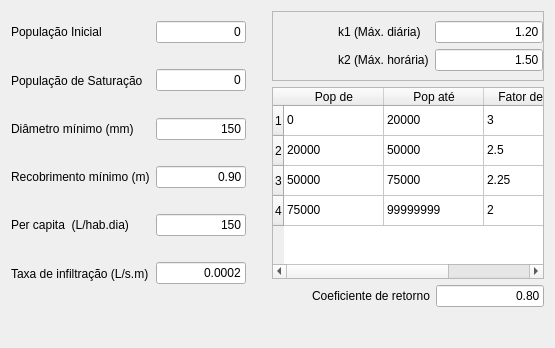
     <widget class="QWidget" name="tabDados">
      <attribute name="title">
       <string>Dados</string>
      </attribute>
      <layout class="QHBoxLayout" name="horizontalLayout_8">
       <item>
        <layout class="QGridLayout" name="gridLayout">
         <item row="0" column="0">
          <widget class="QLabel" name="label_16">
           <property name="sizePolicy">
            <sizepolicy hsizetype="Expanding" vsizetype="MinimumExpanding">
             <horstretch>0</horstretch>
             <verstretch>0</verstretch>
            </sizepolicy>
           </property>
           <property name="maximumSize">
            <size>
             <width>180</width>
             <height>16777215</height>
            </size>
           </property>
           <property name="text">
            <string>População Inicial</string>
           </property>
          </widget>
         </item>
         <item row="0" column="1">
          <widget class="QLineEdit" name="Txt_popini">
           <property name="sizePolicy">
            <sizepolicy hsizetype="Preferred" vsizetype="Fixed">
             <horstretch>0</horstretch>
             <verstretch>0</verstretch>
            </sizepolicy>
           </property>
           <property name="minimumSize">
            <size>
             <width>60</width>
             <height>0</height>
            </size>
           </property>
           <property name="maximumSize">
            <size>
             <width>90</width>
             <height>16777215</height>
            </size>
           </property>
           <property name="text">
            <string>0</string>
           </property>
           <property name="alignment">
            <set>Qt::AlignRight|Qt::AlignTrailing|Qt::AlignVCenter</set>
           </property>
           <property name="placeholderText">
            <string/>
           </property>
          </widget>
         </item>
         <item row="1" column="0">
          <widget class="QLabel" name="label_18">
           <property name="sizePolicy">
            <sizepolicy hsizetype="Expanding" vsizetype="MinimumExpanding">
             <horstretch>0</horstretch>
             <verstretch>0</verstretch>
            </sizepolicy>
           </property>
           <property name="maximumSize">
            <size>
             <width>180</width>
             <height>16777215</height>
            </size>
           </property>
           <property name="text">
            <string>População de Saturação</string>
           </property>
          </widget>
         </item>
         <item row="1" column="1">
          <widget class="QLineEdit" name="Txt_popfim">
           <property name="sizePolicy">
            <sizepolicy hsizetype="Preferred" vsizetype="Fixed">
             <horstretch>0</horstretch>
             <verstretch>0</verstretch>
            </sizepolicy>
           </property>
           <property name="minimumSize">
            <size>
             <width>60</width>
             <height>0</height>
            </size>
           </property>
           <property name="maximumSize">
            <size>
             <width>90</width>
             <height>16777215</height>
            </size>
           </property>
           <property name="text">
            <string>0</string>
           </property>
           <property name="alignment">
            <set>Qt::AlignRight|Qt::AlignTrailing|Qt::AlignVCenter</set>
           </property>
           <property name="placeholderText">
            <string/>
           </property>
          </widget>
         </item>
         <item row="2" column="0">
          <widget class="QLabel" name="label_13">
           <property name="sizePolicy">
            <sizepolicy hsizetype="Expanding" vsizetype="MinimumExpanding">
             <horstretch>0</horstretch>
             <verstretch>0</verstretch>
            </sizepolicy>
           </property>
           <property name="maximumSize">
            <size>
             <width>180</width>
             <height>16777215</height>
            </size>
           </property>
           <property name="text">
            <string>Diâmetro mínimo (mm)</string>
           </property>
          </widget>
         </item>
         <item row="3" column="1">
          <widget class="QLineEdit" name="Txt_rec_min">
           <property name="sizePolicy">
            <sizepolicy hsizetype="Preferred" vsizetype="Fixed">
             <horstretch>0</horstretch>
             <verstretch>0</verstretch>
            </sizepolicy>
           </property>
           <property name="minimumSize">
            <size>
             <width>60</width>
             <height>0</height>
            </size>
           </property>
           <property name="maximumSize">
            <size>
             <width>90</width>
             <height>16777215</height>
            </size>
           </property>
           <property name="text">
            <string>0.90</string>
           </property>
           <property name="alignment">
            <set>Qt::AlignRight|Qt::AlignTrailing|Qt::AlignVCenter</set>
           </property>
           <property name="placeholderText">
            <string/>
           </property>
          </widget>
         </item>
         <item row="4" column="0">
          <widget class="QLabel" name="label_12">
           <property name="sizePolicy">
            <sizepolicy hsizetype="Expanding" vsizetype="MinimumExpanding">
             <horstretch>0</horstretch>
             <verstretch>0</verstretch>
            </sizepolicy>
           </property>
           <property name="maximumSize">
            <size>
             <width>180</width>
             <height>16777215</height>
            </size>
           </property>
           <property name="text">
            <string>Per capita  (L/hab.dia)</string>
           </property>
          </widget>
         </item>
         <item row="2" column="1">
          <widget class="QLineEdit" name="Txt_diametro">
           <property name="sizePolicy">
            <sizepolicy hsizetype="Preferred" vsizetype="Fixed">
             <horstretch>0</horstretch>
             <verstretch>0</verstretch>
            </sizepolicy>
           </property>
           <property name="minimumSize">
            <size>
             <width>60</width>
             <height>0</height>
            </size>
           </property>
           <property name="maximumSize">
            <size>
             <width>90</width>
             <height>16777215</height>
            </size>
           </property>
           <property name="text">
            <string>150</string>
           </property>
           <property name="alignment">
            <set>Qt::AlignRight|Qt::AlignTrailing|Qt::AlignVCenter</set>
           </property>
           <property name="placeholderText">
            <string/>
           </property>
          </widget>
         </item>
         <item row="4" column="1">
          <widget class="QLineEdit" name="Txt_percapita">
           <property name="sizePolicy">
            <sizepolicy hsizetype="Preferred" vsizetype="Fixed">
             <horstretch>0</horstretch>
             <verstretch>0</verstretch>
            </sizepolicy>
           </property>
           <property name="minimumSize">
            <size>
             <width>60</width>
             <height>0</height>
            </size>
           </property>
           <property name="maximumSize">
            <size>
             <width>90</width>
             <height>16777215</height>
            </size>
           </property>
           <property name="text">
            <string>150</string>
           </property>
           <property name="alignment">
            <set>Qt::AlignRight|Qt::AlignTrailing|Qt::AlignVCenter</set>
           </property>
           <property name="placeholderText">
            <string/>
           </property>
          </widget>
         </item>
         <item row="5" column="0">
          <widget class="QLabel" name="label_7">
           <property name="sizePolicy">
            <sizepolicy hsizetype="Expanding" vsizetype="MinimumExpanding">
             <horstretch>0</horstretch>
             <verstretch>0</verstretch>
            </sizepolicy>
           </property>
           <property name="maximumSize">
            <size>
             <width>180</width>
             <height>16777215</height>
            </size>
           </property>
           <property name="text">
            <string>Taxa de infiltração (L/s.m)</string>
           </property>
          </widget>
         </item>
         <item row="5" column="1">
          <widget class="QLineEdit" name="Txt_CoefInf">
           <property name="sizePolicy">
            <sizepolicy hsizetype="Preferred" vsizetype="Fixed">
             <horstretch>0</horstretch>
             <verstretch>0</verstretch>
            </sizepolicy>
           </property>
           <property name="minimumSize">
            <size>
             <width>60</width>
             <height>0</height>
            </size>
           </property>
           <property name="maximumSize">
            <size>
             <width>90</width>
             <height>16777215</height>
            </size>
           </property>
           <property name="text">
            <string>0.0002</string>
           </property>
           <property name="alignment">
            <set>Qt::AlignRight|Qt::AlignTrailing|Qt::AlignVCenter</set>
           </property>
           <property name="placeholderText">
            <string/>
           </property>
          </widget>
         </item>
         <item row="3" column="0">
          <widget class="QLabel" name="label_15">
           <property name="sizePolicy">
            <sizepolicy hsizetype="Expanding" vsizetype="MinimumExpanding">
             <horstretch>0</horstretch>
             <verstretch>0</verstretch>
            </sizepolicy>
           </property>
           <property name="maximumSize">
            <size>
             <width>180</width>
             <height>16777215</height>
            </size>
           </property>
           <property name="text">
            <string>Recobrimento mínimo (m)</string>
           </property>
          </widget>
         </item>
         <item row="6" column="1">
          <spacer name="verticalSpacer_4">
           <property name="orientation">
            <enum>Qt::Vertical</enum>
           </property>
           <property name="sizeHint" stdset="0">
            <size>
             <width>20</width>
             <height>40</height>
            </size>
           </property>
          </spacer>
         </item>
        </layout>
       </item>
       <item>
        <spacer name="horizontalSpacer_4">
         <property name="orientation">
          <enum>Qt::Horizontal</enum>
         </property>
         <property name="sizeType">
          <enum>QSizePolicy::Preferred</enum>
         </property>
         <property name="sizeHint" stdset="0">
          <size>
           <width>20</width>
           <height>20</height>
          </size>
         </property>
        </spacer>
       </item>
       <item>
        <layout class="QVBoxLayout" name="verticalLayout_4">
         <item>
          <widget class="QFrame" name="framek1k2">
           <property name="sizePolicy">
            <sizepolicy hsizetype="MinimumExpanding" vsizetype="Minimum">
             <horstretch>0</horstretch>
             <verstretch>0</verstretch>
            </sizepolicy>
           </property>
           <property name="minimumSize">
            <size>
             <width>0</width>
             <height>60</height>
            </size>
           </property>
           <property name="frameShape">
            <enum>QFrame::StyledPanel</enum>
           </property>
           <property name="frameShadow">
            <enum>QFrame::Raised</enum>
           </property>
           <layout class="QGridLayout" name="gridLayout_2">
            <property name="leftMargin">
             <number>0</number>
            </property>
            <property name="rightMargin">
             <number>0</number>
            </property>
            <item row="0" column="1">
             <widget class="QLabel" name="label">
              <property name="sizePolicy">
               <sizepolicy hsizetype="Preferred" vsizetype="Fixed">
                <horstretch>0</horstretch>
                <verstretch>0</verstretch>
               </sizepolicy>
              </property>
              <property name="minimumSize">
               <size>
                <width>0</width>
                <height>20</height>
               </size>
              </property>
              <property name="text">
               <string>k1 (Máx. diária)</string>
              </property>
              <property name="margin">
               <number>1</number>
              </property>
             </widget>
            </item>
            <item row="0" column="2">
             <widget class="QLineEdit" name="Txt_k1">
              <property name="sizePolicy">
               <sizepolicy hsizetype="Maximum" vsizetype="Fixed">
                <horstretch>0</horstretch>
                <verstretch>0</verstretch>
               </sizepolicy>
              </property>
              <property name="minimumSize">
               <size>
                <width>60</width>
                <height>20</height>
               </size>
              </property>
              <property name="maximumSize">
               <size>
                <width>126</width>
                <height>16777215</height>
               </size>
              </property>
              <property name="text">
               <string>1.20</string>
              </property>
              <property name="alignment">
               <set>Qt::AlignRight|Qt::AlignTrailing|Qt::AlignVCenter</set>
              </property>
              <property name="placeholderText">
               <string/>
              </property>
             </widget>
            </item>
            <item row="1" column="1">
             <widget class="QLabel" name="label_2">
              <property name="sizePolicy">
               <sizepolicy hsizetype="Preferred" vsizetype="Fixed">
                <horstretch>0</horstretch>
                <verstretch>0</verstretch>
               </sizepolicy>
              </property>
              <property name="minimumSize">
               <size>
                <width>0</width>
                <height>20</height>
               </size>
              </property>
              <property name="text">
               <string>k2 (Máx. horária)</string>
              </property>
              <property name="margin">
               <number>1</number>
              </property>
             </widget>
            </item>
            <item row="1" column="2">
             <widget class="QLineEdit" name="Txt_k2">
              <property name="sizePolicy">
               <sizepolicy hsizetype="Maximum" vsizetype="Fixed">
                <horstretch>0</horstretch>
                <verstretch>0</verstretch>
               </sizepolicy>
              </property>
              <property name="minimumSize">
               <size>
                <width>60</width>
                <height>20</height>
               </size>
              </property>
              <property name="maximumSize">
               <size>
                <width>126</width>
                <height>16777215</height>
               </size>
              </property>
              <property name="text">
               <string>1.50</string>
              </property>
              <property name="alignment">
               <set>Qt::AlignRight|Qt::AlignTrailing|Qt::AlignVCenter</set>
              </property>
              <property name="placeholderText">
               <string/>
              </property>
             </widget>
            </item>
            <item row="1" column="0">
             <spacer name="horizontalSpacer_2">
              <property name="orientation">
               <enum>Qt::Horizontal</enum>
              </property>
              <property name="sizeHint" stdset="0">
               <size>
                <width>40</width>
                <height>20</height>
               </size>
              </property>
             </spacer>
            </item>
           </layout>
           <zorder>Txt_k2</zorder>
           <zorder>label_2</zorder>
           <zorder>label</zorder>
           <zorder>Txt_k1</zorder>
           <zorder>horizontalSpacer_2</zorder>
          </widget>
         </item>
         <item>
          <widget class="QTableWidget" name="tblWidStd">
           <row>
            <property name="text">
             <string>1</string>
            </property>
           </row>
           <row>
            <property name="text">
             <string>2</string>
            </property>
           </row>
           <row>
            <property name="text">
             <string>3</string>
            </property>
           </row>
           <row>
            <property name="text">
             <string>4</string>
            </property>
           </row>
           <column>
            <property name="text">
             <string>Pop de</string>
            </property>
           </column>
           <column>
            <property name="text">
             <string>Pop até</string>
            </property>
           </column>
           <column>
            <property name="text">
             <string>Fator de Pico</string>
            </property>
           </column>
           <item row="0" column="0">
            <property name="text">
             <string>0</string>
            </property>
           </item>
           <item row="0" column="1">
            <property name="text">
             <string>20000</string>
            </property>
           </item>
           <item row="0" column="2">
            <property name="text">
             <string>3</string>
            </property>
           </item>
           <item row="1" column="0">
            <property name="text">
             <string>20000</string>
            </property>
           </item>
           <item row="1" column="1">
            <property name="text">
             <string>50000</string>
            </property>
           </item>
           <item row="1" column="2">
            <property name="text">
             <string>2.5</string>
            </property>
           </item>
           <item row="2" column="0">
            <property name="text">
             <string>50000</string>
            </property>
           </item>
           <item row="2" column="1">
            <property name="text">
             <string>75000</string>
            </property>
           </item>
           <item row="2" column="2">
            <property name="text">
             <string>2.25</string>
            </property>
           </item>
           <item row="3" column="0">
            <property name="text">
             <string>75000</string>
            </property>
           </item>
           <item row="3" column="1">
            <property name="text">
             <string>99999999</string>
            </property>
           </item>
           <item row="3" column="2">
            <property name="text">
             <string>2</string>
            </property>
           </item>
          </widget>
         </item>
         <item>
          <layout class="QHBoxLayout" name="horizontalLayout_7">
           <item>
            <spacer name="horizontalSpacer">
             <property name="orientation">
              <enum>Qt::Horizontal</enum>
             </property>
             <property name="sizeHint" stdset="0">
              <size>
               <width>40</width>
               <height>20</height>
              </size>
             </property>
            </spacer>
           </item>
           <item>
            <widget class="QLabel" name="label_6">
             <property name="text">
              <string>Coeficiente de retorno</string>
             </property>
            </widget>
           </item>
           <item>
            <widget class="QLineEdit" name="Txt_CoefRet">
             <property name="sizePolicy">
              <sizepolicy hsizetype="Maximum" vsizetype="Fixed">
               <horstretch>0</horstretch>
               <verstretch>0</verstretch>
              </sizepolicy>
             </property>
             <property name="minimumSize">
              <size>
               <width>60</width>
               <height>0</height>
              </size>
             </property>
             <property name="maximumSize">
              <size>
               <width>126</width>
               <height>16777215</height>
              </size>
             </property>
             <property name="text">
              <string>0.80</string>
             </property>
             <property name="alignment">
              <set>Qt::AlignRight|Qt::AlignTrailing|Qt::AlignVCenter</set>
             </property>
             <property name="placeholderText">
              <string/>
             </property>
            </widget>
           </item>
          </layout>
         </item>
         <item>
          <spacer name="verticalSpacer_2">
           <property name="orientation">
            <enum>Qt::Vertical</enum>
           </property>
           <property name="sizeHint" stdset="0">
            <size>
             <width>20</width>
             <height>30</height>
            </size>
           </property>
          </spacer>
         </item>
        </layout>
       </item>
      </layout>
     </widget>
